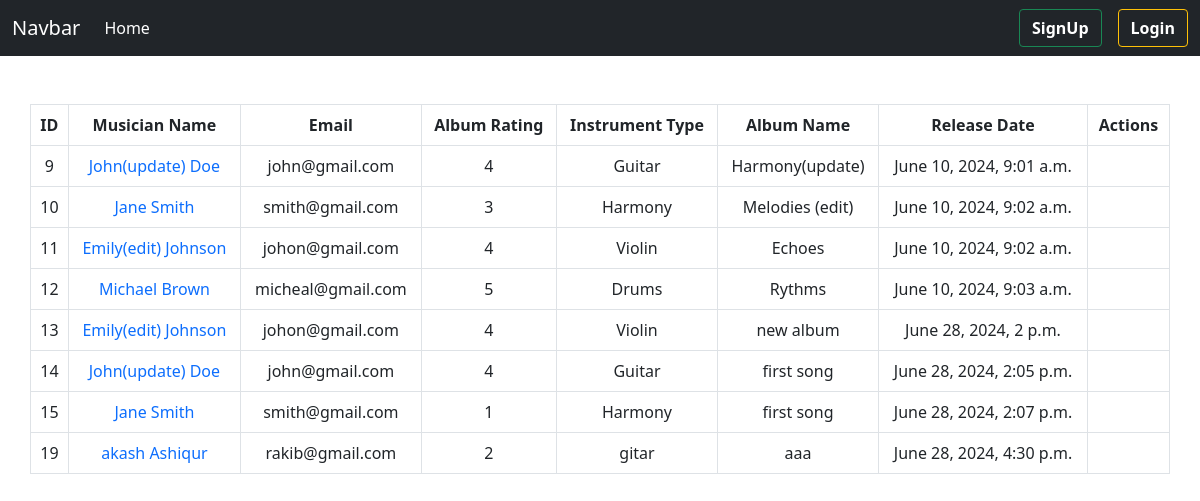
The page / on the database its author committed.
### album/models.py (models this page shows, shortened)
class albumModel(models.Model):
    album_name = models.CharField(max_length=100)
    album_relase_date = models.DateTimeField(auto_now_add=True)
    album_rating = models.IntegerField(validators=[MinValueValidator(1),MaxValueValidator(5)])
    musician = models.ForeignKey(musicianModel,on_delete=models.CASCADE)

### musician/models.py (models this page shows, shortened)
class musicianModel(models.Model):
    first_name = models.CharField(max_length=50)
    last_name = models.CharField(max_length=50)
    email = models.EmailField()
    phon_no = models.CharField(max_length=12)
    instrument_type = models.CharField(max_length=20)

### musicians_directory/views.py (the view)
# urls.py: 2. Add a URL to urlpatterns:  path('', views.home, name='home')
def home(request):
    all_data = albumModel.objects.all()
    return render(request,'home.html',{'data':all_data})

### templates/home.html (shortened to what this page needs)
{% extends 'base.html' %}
{% block content %}
<table class="table table-bordered container mt-5 text-center">
  <thead class="thead-dark">
    <tr>
      <th scope="col">ID</th>
      <th scope="col">Musician Name</th>
      <th scope="col">Email</th>
      <th scope="col">Album Rating</th>
      <th scope="col">Instrument Type</th>
      <th scope="col">Album Name</th>
      <th scope="col">Release Date</th>
      <th scope="col">Actions</th>
    </tr>
  </thead>
  <tbody>
    {% for i in data %}
    <tr>
      <td>{{ i.id }}</td>
      <td>
        <a style="text-decoration: none;" href="{% url 'edit_musician' i.musician.id %}">
          {{ i.musician.first_name }} {{ i.musician.last_name }}
        </a>
      </td>
      <td>{{ i.musician.email }}</td>
      <td>{{ i.album_rating }}</td>
      <td>{{ i.musician.instrument_type }}</td>
      <td>{{ i.album_name }}</td>
      <td>{{ i.album_relase_date }}</td>
      <td>
      </td>
    </tr>
    {% endfor %}
  </tbody>
</table>
{% endblock %}

### templates/base.html (shortened to what this page needs)
<!DOCTYPE html>
<html lang="en">
<head>
    <link href="https://cdn.jsdelivr.net/npm/bootstrap@5.0.2/dist/css/bootstrap.min.css" rel="stylesheet">
</head>
<body>
    <nav class="navbar navbar-expand-lg navbar-dark bg-dark">
        <div class="container-fluid">
          <a class="navbar-brand" href="#">Navbar</a>
          <div class="collapse navbar-collapse" id="navbarSupportedContent">
            <ul class="navbar-nav me-auto mb-2 mb-lg-0">
              <li class="nav-item">
                <a class="nav-link active" aria-current="page" href="{% url 'homepage' %}">Home</a>
              </li>
            </ul>
            <div class="d-flex gap-3">
              {%if request.user.is_authenticated%}
              <button class="btn btn-outline-success text-white fw-bold" type="submit"><a href="{% url 'profilepage' %}" class="text-decoration-none text-white">Profile</a></button>
              <form action="{% url 'logoutpage' %}" method="post">
                {% csrf_token %}
                <button class="btn btn-outline-warning text-white fw-bold" type="submit">Logout</button>
            </form>
              {%else%}
              <button class="btn btn-outline-success text-white fw-bold" type="submit"><a href="{% url 'registerpage' %}" class="text-decoration-none text-white">SignUp</a></button>
              <button class="btn btn-outline-warning text-white fw-bold" type="submit"><a href="{% url 'loginpage' %}" class="text-decoration-none text-white">Login</a></button>
              {%endif%}
            </div>
          </div>
        </div>
      </nav>
      {% block content %}
      {% endblock %}
</body>
</html>

### rows shown on the page
albumModel: id "9", musician.first_name "John(update)", musician.last_name "Doe", musician.email "john@gmail.com", album_rating "4", musician.instrument_type "Guitar", album_name "Harmony(update)", album_relase_date "June 10, 2024, 9:01 a.m."
albumModel: id "10", musician.first_name "Jane", musician.last_name "Smith", musician.email "smith@gmail.com", album_rating "3", musician.instrument_type "Harmony", album_name "Melodies (edit)", album_relase_date "June 10, 2024, 9:02 a.m."
albumModel: id "11", musician.first_name "Emily(edit)", musician.last_name "Johnson", musician.email "johon@gmail.com", album_rating "4", musician.instrument_type "Violin", album_name "Echoes", album_relase_date "June 10, 2024, 9:02 a.m."
albumModel: id "12", musician.first_name "Michael", musician.last_name "Brown", musician.email "micheal@gmail.com", album_rating "5", musician.instrument_type "Drums", album_name "Rythms", album_relase_date "June 10, 2024, 9:03 a.m."
albumModel: id "13", musician.first_name "Emily(edit)", musician.last_name "Johnson", musician.email "johon@gmail.com", album_rating "4", musician.instrument_type "Violin", album_name "new album", album_relase_date "June 28, 2024, 2 p.m."
albumModel: id "14", musician.first_name "John(update)", musician.last_name "Doe", musician.email "john@gmail.com", album_rating "4", musician.instrument_type "Guitar", album_name "first song", album_relase_date "June 28, 2024, 2:05 p.m."
albumModel: id "15", musician.first_name "Jane", musician.last_name "Smith", musician.email "smith@gmail.com", album_rating "1", musician.instrument_type "Harmony", album_name "first song", album_relase_date "June 28, 2024, 2:07 p.m."
albumModel: id "19", musician.first_name "akash", musician.last_name "Ashiqur", musician.email "rakib@gmail.com", album_rating "2", musician.instrument_type "gitar", album_name "aaa", album_relase_date "June 28, 2024, 4:30 p.m."
